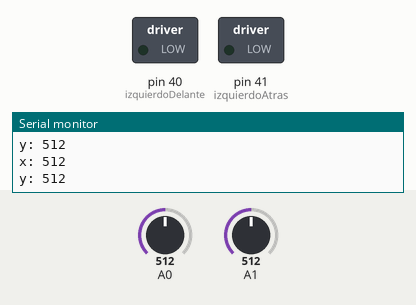
Bench run of a sketch on a simulated Arduino Mega 2560, built with avr-gcc and run on an emulated ATmega2560. Shown: switched loads named in the sketch (green lamp = pin HIGH), the last lines printed to the serial monitor. The inputs (shaded band) are chosen by the test bench; at power-on: A0 = 512, A1 = 512. Pins used as bus, display or sensor lines are not drawn.

Above: at 1.2 s.
1.3 s: A0 set to 534
At 2.2 s:
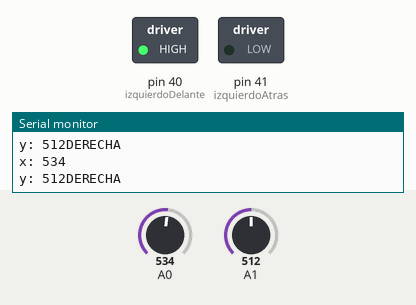
2.8 s: A1 set to 487
4.3 s: A1 set to 467
At 5.5 s:
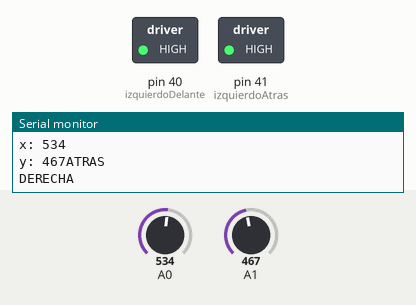
5.8 s: A0 set to 470
At 6.7 s:
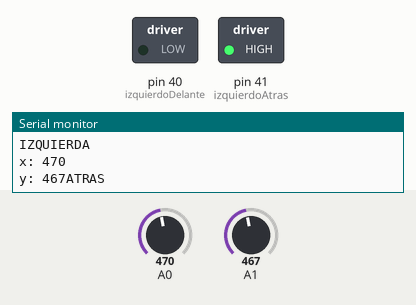
7.3 s: A0 set to 530
At 8.5 s:
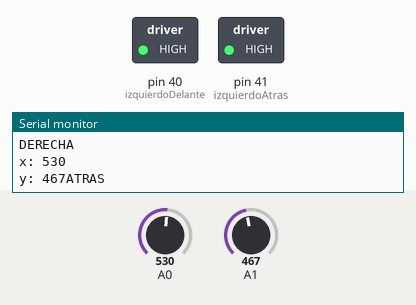
8.8 s: A0 set to 306
At 9.7 s:
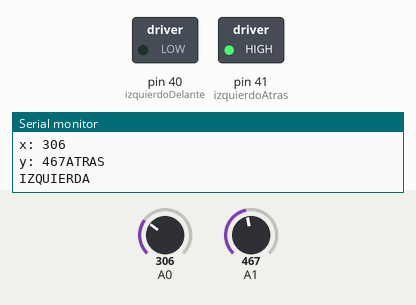
Timing chart, 0 to 11.3 s (numbered marks = the images above; inputs shaded):
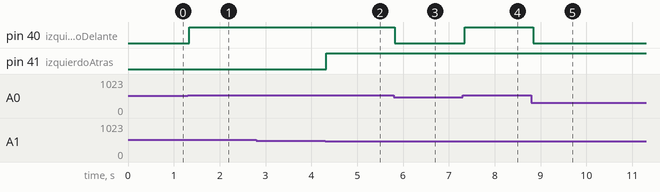

The sketch:

joystick_erick.ino
```cpp
/*
****************CONEXIONES JOYSTICK - ARDUINO****************
Cable VERDE: A0
Cable AZUL: A1
Cable NEGRO: GND
Cable ROJO: 5V

*************** MODO DE VER EL JOYSTICK ************************
La manera de suejetar el JOYSTICK es la siguiente:
Los cables tienen que estar viendo hacia ustedes.

*/


//Joystick
int x;
int y;

//Motores
int izquierdoDelante = 40;
int izquierdoAtras = 41;
int derechoDelante = 39;
int derechoAtras = 38;


void setup() {
  pinMode(izquierdoAtras, OUTPUT);
  pinMode(izquierdoDelante, OUTPUT);
  pinMode(derechoAtras, OUTPUT);
  pinMode(derechoDelante, OUTPUT);

  Serial.begin(9600);
  //Entradas analogicas no requieren inicializacion.
}

void loop() {
  x = analogRead(A0);
  y = analogRead(A1);

  Serial.println("");
  Serial.print("x: ");
  Serial.print(x);

  Serial.println("");
  Serial.print("y: ");
  Serial.print(y);


  //Detener motores
  if (y > 480 && y < 520 && x > 480 && x < 520) {
    digitalWrite(izquierdoDelante, LOW);
    digitalWrite(derechoDelante, LOW);
    digitalWrite(izquierdoAtras, LOW);
    digitalWrite(derechoAtras, LOW);
  }

  //Avanzar Delante
  if (y > 520 && y <= 1023) {
    digitalWrite(izquierdoDelante, HIGH);
    digitalWrite(derechoDelante, HIGH);
    Serial.println("DELANTE");
  } else {
    digitalWrite(izquierdoDelante, LOW);
    digitalWrite(derechoDelante, LOW);
  }

  //Avanzar Atras
  if (y >= 0 && y < 480) {
    digitalWrite(izquierdoAtras, HIGH);
    digitalWrite(derechoAtras, HIGH);
    Serial.println("ATRAS");
  } else {
    digitalWrite(izquierdoAtras, LOW);
    digitalWrite(derechoAtras, LOW);
  }

  //Izquierda
  if (x >= 0 && x < 480 ) {
    digitalWrite(derechoDelante, HIGH);

    Serial.println("IZQUIERDA");
  } else {
    digitalWrite(izquierdoDelante, LOW);
  }


  //Derecha
  if (x > 520  && x <= 1023) {
    digitalWrite(izquierdoDelante, HIGH);
    Serial.println("DERECHA");
  } else {
    digitalWrite(derechoDelante, LOW);
  }


}
```

Measured:
- the behaviour switches between 520 and 521 on A0 (found by bisection; images 0 and 1)
- the behaviour switches between 480 and 479 on A1 (found by bisection; images 1 and 2)
- after the input at 1.3 s, pin 40 (izquierdoDelante): LOW → HIGH at once
- after the input at 4.3 s, pin 41 (izquierdoAtras): LOW → HIGH at once
- after the input at 5.8 s, pin 40 (izquierdoDelante): HIGH → LOW at once
- after the input at 7.3 s, pin 40 (izquierdoDelante): LOW → HIGH after 0.05 s
- after the input at 8.8 s, pin 40 (izquierdoDelante): HIGH → LOW after 0.04 s instead of 2.5 s
